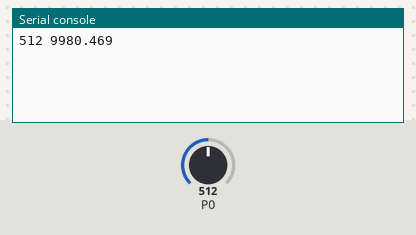
Bench run of a program on a simulated BBC micro:bit running MicroPython. On the bench: the last lines printed to the serial console. The inputs (shaded band) are chosen by the test bench; at power-on: P0 = 512 (analog values on the 0–1023 scale).

Above: at 1.2 s.
1.3 s: P0 set to 716
At 3.1 s:
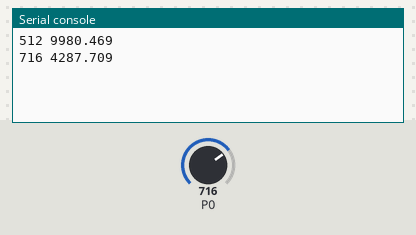
4.0 s: P0 set to 900
At 4.7 s:
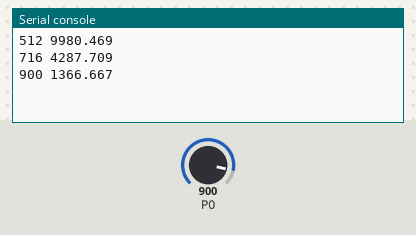
Timing chart, 0 to 7.0 s (numbered marks = the images above; inputs shaded):
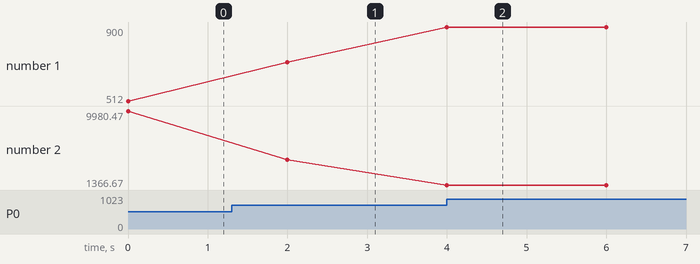

The program:

pluguino_ctn_resistance.py
```python
'''
Mesure de la résistance de la CTN d'un capteur Pluguino Grove
Pour ce capteur la CTN est réliée à Vcc.
D'où la relation R = Ro*(Vcc/V-1)
'''

from microbit import *

Ro = 10e3     # Resistance en série avec la CTN

while True:
    N = pin0.read_analog() # Lecture sur l'entrée analogique
    R = Ro*(1023/N-1)       # Calcul de la resistance de la CTN
    print(N, R)
    sleep(2000)
```

Measured:
- after the input at 1.3 s, the serial console: prints a new line after 0.70 s (image 1)
- after the input at 4.0 s, the serial console: prints a new line at once (image 2)
- plotted number 1: 512 → 716 after the input at 1.3 s, 716 → 900 after the input at 4.0 s
- plotted number 2: 9980.47 → 4287.71 after the input at 1.3 s, 4287.71 → 1366.67 after the input at 4.0 s
